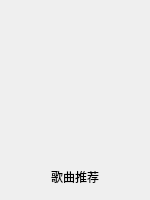
<?xml version="1.0" encoding="UTF-8"?>
<ui version="4.0">
 <class>RecBoxItem</class>
 <widget class="QWidget" name="RecBoxItem">
  <property name="geometry">
   <rect>
    <x>0</x>
    <y>0</y>
    <width>150</width>
    <height>200</height>
   </rect>
  </property>
  <property name="windowTitle">
   <string>Form</string>
  </property>
  <layout class="QVBoxLayout" name="verticalLayout">
   <property name="spacing">
    <number>0</number>
   </property>
   <property name="leftMargin">
    <number>0</number>
   </property>
   <property name="topMargin">
    <number>0</number>
   </property>
   <property name="rightMargin">
    <number>0</number>
   </property>
   <property name="bottomMargin">
    <number>0</number>
   </property>
   <item>
    <widget class="QWidget" name="widget" native="true">
     <property name="minimumSize">
      <size>
       <width>0</width>
       <height>150</height>
      </size>
     </property>
     <property name="maximumSize">
      <size>
       <width>16777215</width>
       <height>150</height>
      </size>
     </property>
     <widget class="QLabel" name="image">
      <property name="geometry">
       <rect>
        <x>0</x>
        <y>9</y>
        <width>150</width>
        <height>150</height>
       </rect>
      </property>
      <property name="styleSheet">
       <string notr="true"/>
      </property>
      <property name="text">
       <string/>
      </property>
     </widget>
     <widget class="QPushButton" name="btn">
      <property name="geometry">
       <rect>
        <x>20</x>
        <y>20</y>
        <width>111</width>
        <height>111</height>
       </rect>
      </property>
      <property name="cursor">
       <cursorShape>PointingHandCursor</cursorShape>
      </property>
      <property name="styleSheet">
       <string notr="true">#btn
{
	border:none;
}</string>
      </property>
      <property name="text">
       <string/>
      </property>
     </widget>
    </widget>
   </item>
   <item>
    <widget class="QLabel" name="label">
     <property name="minimumSize">
      <size>
       <width>150</width>
       <height>30</height>
      </size>
     </property>
     <property name="maximumSize">
      <size>
       <width>150</width>
       <height>30</height>
      </size>
     </property>
     <property name="text">
      <string>歌曲推荐</string>
     </property>
     <property name="textFormat">
      <enum>Qt::AutoText</enum>
     </property>
     <property name="alignment">
      <set>Qt::AlignCenter</set>
     </property>
    </widget>
   </item>
  </layout>
 </widget>
 <resources/>
 <connections/>
</ui>
